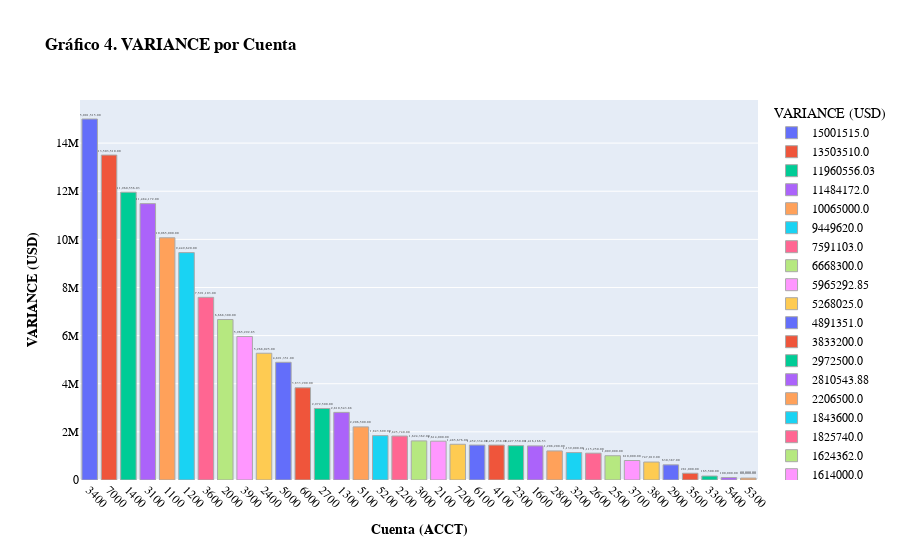

Notebook source saved alongside this figure:
### Code cell
import plotly.express as px
import pandas as pd
df_plot = df_CostReport4[df_CostReport4['REF'].isin(['Cuenta General'])].copy()

df_plot = df_plot.sort_values('VARIANCE', ascending=False)
fig = px.bar(
    df_plot,
    x='ACCT',
    y='VARIANCE',
    color='VARIANCE',
    color_continuous_scale='thermal', 
    title='<b>Gráfico 4. VARIANCE por Cuenta </b>',
    labels={'VARIANCE': 'VARIANCE (USD)', 'ACCT': 'Cuenta'},
    hover_data=['BUDGET', 'COST TO DATE', 'REF'],
    text='VARIANCE',
)
fig.update_layout(  
    font=dict(family='Arial', size=12, color='black'),
    xaxis=dict(title='<b>Cuenta (ACCT)</b>', tickangle=45),
    yaxis=dict(title='<b>VARIANCE (USD)</b>'),
    hoverlabel=dict(bgcolor='white', font_size=12),
    coloraxis_colorbar=dict(title='VARIANCE'),
)
fig.update_traces(
    texttemplate='%{text:,.2f}',
    textposition='outside',
    marker=dict(line=dict(color='darkgray', width=1)),
)

fig.show()

### Figure 1 — Plotly figure (JSON) as saved in the notebook; plotly's stock layout.template omitted (floating-point values rounded to 4 significant figures)
{"data": [{"customdata": [[15001515, 0, "Cuenta General"]], "hovertemplate": "VARIANCE (USD)=%{text}<br>Cuenta=%{x}<br>BUDGET=%{customdata[0]}<br>COST TO DATE=%{customdata[1]}<br>REF=%{customdata[2]}<extra></extra>", "legendgroup": "15001515.0", "marker": {"color": "#636efa", "line": {"color": "darkgray", "width": 1}, "pattern": {"shape": ""}}, "name": "15001515.0", "orientation": "v", "showlegend": true, "text": [15001515], "textposition": "outside", "texttemplate": "%{text:,.2f}", "type": "bar", "x": ["3400"], "xaxis": "x", "y": [15001515], "yaxis": "y"}, {"customdata": [[13503510, 0, "Cuenta General"]], "hovertemplate": "VARIANCE (USD)=%{text}<br>Cuenta=%{x}<br>BUDGET=%{customdata[0]}<br>COST TO DATE=%{customdata[1]}<br>REF=%{customdata[2]}<extra></extra>", "legendgroup": "13503510.0", "marker": {"color": "#EF553B", "line": {"color": "darkgray", "width": 1}, "pattern": {"shape": ""}}, "name": "13503510.0", "orientation": "v", "showlegend": true, "text": [13503510], "textposition": "outside", "texttemplate": "%{text:,.2f}", "type": "bar", "x": ["7000"], "xaxis": "x", "y": [13503510], "yaxis": "y"}, {"customdata": [[11960000.0, 0, "Cuenta General"]], "hovertemplate": "VARIANCE (USD)=%{text}<br>Cuenta=%{x}<br>BUDGET=%{customdata[0]}<br>COST TO DATE=%{customdata[1]}<br>REF=%{customdata[2]}<extra></extra>", "legendgroup": "11960556.03", "marker": {"color": "#00cc96", "line": {"color": "darkgray", "width": 1}, "pattern": {"shape": ""}}, "name": "11960556.03", "orientation": "v", "showlegend": true, "text": [11960000.0], "textposition": "outside", "texttemplate": "%{text:,.2f}", "type": "bar", "x": ["1400"], "xaxis": "x", "y": [11960000.0], "yaxis": "y"}, {"customdata": [[11484172, 0, "Cuenta General"]], "hovertemplate": "VARIANCE (USD)=%{text}<br>Cuenta=%{x}<br>BUDGET=%{customdata[0]}<br>COST TO DATE=%{customdata[1]}<br>REF=%{customdata[2]}<extra></extra>", "legendgroup": "11484172.0", "marker": {"color": "#ab63fa", "line": {"color": "darkgray", "width": 1}, "pattern": {"shape": ""}}, "name": "11484172.0", "orientation": "v", "showlegend": true, "text": [11484172], "textposition": "outside", "texttemplate": "%{text:,.2f}", "type": "bar", "x": ["3100"], "xaxis": "x", "y": [11484172], "yaxis": "y"}, {"customdata": [[10065000, 0, "Cuenta General"]], "hovertemplate": "VARIANCE (USD)=%{text}<br>Cuenta=%{x}<br>BUDGET=%{customdata[0]}<br>COST TO DATE=%{customdata[1]}<br>REF=%{customdata[2]}<extra></extra>", "legendgroup": "10065000.0", "marker": {"color": "#FFA15A", "line": {"color": "darkgray", "width": 1}, "pattern": {"shape": ""}}, "name": "10065000.0", "orientation": "v", "showlegend": true, "text": [10065000], "textposition": "outside", "texttemplate": "%{text:,.2f}", "type": "bar", "x": ["1100"], "xaxis": "x", "y": [10065000], "yaxis": "y"}, {"customdata": [[9449620, 0, "Cuenta General"]], "hovertemplate": "VARIANCE (USD)=%{text}<br>Cuenta=%{x}<br>BUDGET=%{customdata[0]}<br>COST TO DATE=%{customdata[1]}<br>REF=%{customdata[2]}<extra></extra>", "legendgroup": "9449620.0", "marker": {"color": "#19d3f3", "line": {"color": "darkgray", "width": 1}, "pattern": {"shape": ""}}, "name": "9449620.0", "orientation": "v", "showlegend": true, "text": [9449620], "textposition": "outside", "texttemplate": "%{text:,.2f}", "type": "bar", "x": ["1200"], "xaxis": "x", "y": [9449620], "yaxis": "y"}, {"customdata": [[7591103, 0, "Cuenta General"]], "hovertemplate": "VARIANCE (USD)=%{text}<br>Cuenta=%{x}<br>BUDGET=%{customdata[0]}<br>COST TO DATE=%{customdata[1]}<br>REF=%{customdata[2]}<extra></extra>", "legendgroup": "7591103.0", "marker": {"color": "#FF6692", "line": {"color": "darkgray", "width": 1}, "pattern": {"shape": ""}}, "name": "7591103.0", "orientation": "v", "showlegend": true, "text": [7591103], "textposition": "outside", "texttemplate": "%{text:,.2f}", "type": "bar", "x": ["3600"], "xaxis": "x", "y": [7591103], "yaxis": "y"}, {"customdata": [[6668300, 0, "Cuenta General"]], "hovertemplate": "VARIANCE (USD)=%{text}<br>Cuenta=%{x}<br>BUDGET=%{customdata[0]}<br>COST TO DATE=%{customdata[1]}<br>REF=%{customdata[2]}<extra></extra>", "legendgroup": "6668300.0", "marker": {"color": "#B6E880", "line": {"color": "darkgray", "width": 1}, "pattern": {"shape": ""}}, "name": "6668300.0", "orientation": "v", "showlegend": true, "text": [6668300], "textposition": "outside", "texttemplate": "%{text:,.2f}", "type": "bar", "x": ["2000"], "xaxis": "x", "y": [6668300], "yaxis": "y"}, {"customdata": [[5965000.0, 0, "Cuenta General"]], "hovertemplate": "VARIANCE (USD)=%{text}<br>Cuenta=%{x}<br>BUDGET=%{customdata[0]}<br>COST TO DATE=%{customdata[1]}<br>REF=%{customdata[2]}<extra></extra>", "legendgroup": "5965292.85", "marker": {"color": "#FF97FF", "line": {"color": "darkgray", "width": 1}, "pattern": {"shape": ""}}, "name": "5965292.85", "orientation": "v", "showlegend": true, "text": [5965000.0], "textposition": "outside", "texttemplate": "%{text:,.2f}", "type": "bar", "x": ["3900"], "xaxis": "x", "y": [5965000.0], "yaxis": "y"}, {"customdata": [[5268025, 0, "Cuenta General"]], "hovertemplate": "VARIANCE (USD)=%{text}<br>Cuenta=%{x}<br>BUDGET=%{customdata[0]}<br>COST TO DATE=%{customdata[1]}<br>REF=%{customdata[2]}<extra></extra>", "legendgroup": "5268025.0", "marker": {"color": "#FECB52", "line": {"color": "darkgray", "width": 1}, "pattern": {"shape": ""}}, "name": "5268025.0", "orientation": "v", "showlegend": true, "text": [5268025], "textposition": "outside", "texttemplate": "%{text:,.2f}", "type": "bar", "x": ["2400"], "xaxis": "x", "y": [5268025], "yaxis": "y"}, {"customdata": [[4891351, 0, "Cuenta General"]], "hovertemplate": "VARIANCE (USD)=%{text}<br>Cuenta=%{x}<br>BUDGET=%{customdata[0]}<br>COST TO DATE=%{customdata[1]}<br>REF=%{customdata[2]}<extra></extra>", "legendgroup": "4891351.0", "marker": {"color": "#636efa", "line": {"color": "darkgray", "width": 1}, "pattern": {"shape": ""}}, "name": "4891351.0", "orientation": "v", "showlegend": true, "text": [4891351], "textposition": "outside", "texttemplate": "%{text:,.2f}", "type": "bar", "x": ["5000"], "xaxis": "x", "y": [4891351], "yaxis": "y"}, {"customdata": [[3833200, 0, "Cuenta General"]], "hovertemplate": "VARIANCE (USD)=%{text}<br>Cuenta=%{x}<br>BUDGET=%{customdata[0]}<br>COST TO DATE=%{customdata[1]}<br>REF=%{customdata[2]}<extra></extra>", "legendgroup": "3833200.0", "marker": {"color": "#EF553B", "line": {"color": "darkgray", "width": 1}, "pattern": {"shape": ""}}, "name": "3833200.0", "orientation": "v", "showlegend": true, "text": [3833200], "textposition": "outside", "texttemplate": "%{text:,.2f}", "type": "bar", "x": ["6000"], "xaxis": "x", "y": [3833200], "yaxis": "y"}, {"customdata": [[2972500, 0, "Cuenta General"]], "hovertemplate": "VARIANCE (USD)=%{text}<br>Cuenta=%{x}<br>BUDGET=%{customdata[0]}<br>COST TO DATE=%{customdata[1]}<br>REF=%{customdata[2]}<extra></extra>", "legendgroup": "2972500.0", "marker": {"color": "#00cc96", "line": {"color": "darkgray", "width": 1}, "pattern": {"shape": ""}}, "name": "2972500.0", "orientation": "v", "showlegend": true, "text": [2972500], "textposition": "outside", "texttemplate": "%{text:,.2f}", "type": "bar", "x": ["2700"], "xaxis": "x", "y": [2972500], "yaxis": "y"}, {"customdata": [[2811000.0, 0, "Cuenta General"]], "hovertemplate": "VARIANCE (USD)=%{text}<br>Cuenta=%{x}<br>BUDGET=%{customdata[0]}<br>COST TO DATE=%{customdata[1]}<br>REF=%{customdata[2]}<extra></extra>", "legendgroup": "2810543.88", "marker": {"color": "#ab63fa", "line": {"color": "darkgray", "width": 1}, "pattern": {"shape": ""}}, "name": "2810543.88", "orientation": "v", "showlegend": true, "text": [2811000.0], "textposition": "outside", "texttemplate": "%{text:,.2f}", "type": "bar", "x": ["1300"], "xaxis": "x", "y": [2811000.0], "yaxis": "y"}, {"customdata": [[2206500, 0, "Cuenta General"]], "hovertemplate": "VARIANCE (USD)=%{text}<br>Cuenta=%{x}<br>BUDGET=%{customdata[0]}<br>COST TO DATE=%{customdata[1]}<br>REF=%{customdata[2]}<extra></extra>", "legendgroup": "2206500.0", "marker": {"color": "#FFA15A", "line": {"color": "darkgray", "width": 1}, "pattern": {"shape": ""}}, "name": "2206500.0", "orientation": "v", "showlegend": true, "text": [2206500], "textposition": "outside", "texttemplate": "%{text:,.2f}", "type": "bar", "x": ["5100"], "xaxis": "x", "y": [2206500], "yaxis": "y"}, {"customdata": [[1843600, 0, "Cuenta General"]], "hovertemplate": "VARIANCE (USD)=%{text}<br>Cuenta=%{x}<br>BUDGET=%{customdata[0]}<br>COST TO DATE=%{customdata[1]}<br>REF=%{customdata[2]}<extra></extra>", "legendgroup": "1843600.0", "marker": {"color": "#19d3f3", "line": {"color": "darkgray", "width": 1}, "pattern": {"shape": ""}}, "name": "1843600.0", "orientation": "v", "showlegend": true, "text": [1843600], "textposition": "outside", "texttemplate": "%{text:,.2f}", "type": "bar", "x": ["5200"], "xaxis": "x", "y": [1843600], "yaxis": "y"}, {"customdata": [[1825740, 0, "Cuenta General"]], "hovertemplate": "VARIANCE (USD)=%{text}<br>Cuenta=%{x}<br>BUDGET=%{customdata[0]}<br>COST TO DATE=%{customdata[1]}<br>REF=%{customdata[2]}<extra></extra>", "legendgroup": "1825740.0", "marker": {"color": "#FF6692", "line": {"color": "darkgray", "width": 1}, "pattern": {"shape": ""}}, "name": "1825740.0", "orientation": "v", "showlegend": true, "text": [1825740], "textposition": "outside", "texttemplate": "%{text:,.2f}", "type": "bar", "x": ["2200"], "xaxis": "x", "y": [1825740], "yaxis": "y"}, {"customdata": [[1624362, 0, "Cuenta General"]], "hovertemplate": "VARIANCE (USD)=%{text}<br>Cuenta=%{x}<br>BUDGET=%{customdata[0]}<br>COST TO DATE=%{customdata[1]}<br>REF=%{customdata[2]}<extra></extra>", "legendgroup": "1624362.0", "marker": {"color": "#B6E880", "line": {"color": "darkgray", "width": 1}, "pattern": {"shape": ""}}, "name": "1624362.0", "orientation": "v", "showlegend": true, "text": [1624362], "textposition": "outside", "texttemplate": "%{text:,.2f}", "type": "bar", "x": ["3000"], "xaxis": "x", "y": [1624362], "yaxis": "y"}, {"customdata": [[1614000, 0, "Cuenta General"]], "hovertemplate": "VARIANCE (USD)=%{text}<br>Cuenta=%{x}<br>BUDGET=%{customdata[0]}<br>COST TO DATE=%{customdata[1]}<br>REF=%{customdata[2]}<extra></extra>", "legendgroup": "1614000.0", "marker": {"color": "#FF97FF", "line": {"color": "darkgray", "width": 1}, "pattern": {"shape": ""}}, "name": "1614000.0", "orientation": "v", "showlegend": true, "text": [1614000], "textposition": "outside", "texttemplate": "%{text:,.2f}", "type": "bar", "x": ["2100"], "xaxis": "x", "y": [1614000], "yaxis": "y"}, {"customdata": [[1485676, 0, "Cuenta General"]], "hovertemplate": "VARIANCE (USD)=%{text}<br>Cuenta=%{x}<br>BUDGET=%{customdata[0]}<br>COST TO DATE=%{customdata[1]}<br>REF=%{customdata[2]}<extra></extra>", "legendgroup": "1485676.0", "marker": {"color": "#FECB52", "line": {"color": "darkgray", "width": 1}, "pattern": {"shape": ""}}, "name": "1485676.0", "orientation": "v", "showlegend": true, "text": [1485676], "textposition": "outside", "texttemplate": "%{text:,.2f}", "type": "bar", "x": ["7200"], "xaxis": "x", "y": [1485676], "yaxis": "y"}, {"customdata": [[1452334, 0, "Cuenta General"]], "hovertemplate": "VARIANCE (USD)=%{text}<br>Cuenta=%{x}<br>BUDGET=%{customdata[0]}<br>COST TO DATE=%{customdata[1]}<br>REF=%{customdata[2]}<extra></extra>", "legendgroup": "1452334.0", "marker": {"color": "#636efa", "line": {"color": "darkgray", "width": 1}, "pattern": {"shape": ""}}, "name": "1452334.0", "orientation": "v", "showlegend": true, "text": [1452334], "textposition": "outside", "texttemplate": "%{text:,.2f}", "type": "bar", "x": ["6100"], "xaxis": "x", "y": [1452334], "yaxis": "y"}, {"customdata": [[1451938, 0, "Cuenta General"]], "hovertemplate": "VARIANCE (USD)=%{text}<br>Cuenta=%{x}<br>BUDGET=%{customdata[0]}<br>COST TO DATE=%{customdata[1]}<br>REF=%{customdata[2]}<extra></extra>", "legendgroup": "1451938.0", "marker": {"color": "#EF553B", "line": {"color": "darkgray", "width": 1}, "pattern": {"shape": ""}}, "name": "1451938.0", "orientation": "v", "showlegend": true, "text": [1451938], "textposition": "outside", "texttemplate": "%{text:,.2f}", "type": "bar", "x": ["4100"], "xaxis": "x", "y": [1451938], "yaxis": "y"}, {"customdata": [[1427550, 0, "Cuenta General"]], "hovertemplate": "VARIANCE (USD)=%{text}<br>Cuenta=%{x}<br>BUDGET=%{customdata[0]}<br>COST TO DATE=%{customdata[1]}<br>REF=%{customdata[2]}<extra></extra>", "legendgroup": "1427550.0", "marker": {"color": "#00cc96", "line": {"color": "darkgray", "width": 1}, "pattern": {"shape": ""}}, "name": "1427550.0", "orientation": "v", "showlegend": true, "text": [1427550], "textposition": "outside", "texttemplate": "%{text:,.2f}", "type": "bar", "x": ["2300"], "xaxis": "x", "y": [1427550], "yaxis": "y"}, {"customdata": [[1416000.0, 0, "Cuenta General"]], "hovertemplate": "VARIANCE (USD)=%{text}<br>Cuenta=%{x}<br>BUDGET=%{customdata[0]}<br>COST TO DATE=%{customdata[1]}<br>REF=%{customdata[2]}<extra></extra>", "legendgroup": "1416166.53", "marker": {"color": "#ab63fa", "line": {"color": "darkgray", "width": 1}, "pattern": {"shape": ""}}, "name": "1416166.53", "orientation": "v", "showlegend": true, "text": [1416000.0], "textposition": "outside", "texttemplate": "%{text:,.2f}", "type": "bar", "x": ["1600"], "xaxis": "x", "y": [1416000.0], "yaxis": "y"}, {"customdata": [[1208200, 0, "Cuenta General"]], "hovertemplate": "VARIANCE (USD)=%{text}<br>Cuenta=%{x}<br>BUDGET=%{customdata[0]}<br>COST TO DATE=%{customdata[1]}<br>REF=%{customdata[2]}<extra></extra>", "legendgroup": "1208200.0", "marker": {"color": "#FFA15A", "line": {"color": "darkgray", "width": 1}, "pattern": {"shape": ""}}, "name": "1208200.0", "orientation": "v", "showlegend": true, "text": [1208200], "textposition": "outside", "texttemplate": "%{text:,.2f}", "type": "bar", "x": ["2800"], "xaxis": "x", "y": [1208200], "yaxis": "y"}, {"customdata": [[1139000, 0, "Cuenta General"]], "hovertemplate": "VARIANCE (USD)=%{text}<br>Cuenta=%{x}<br>BUDGET=%{customdata[0]}<br>COST TO DATE=%{customdata[1]}<br>REF=%{customdata[2]}<extra></extra>", "legendgroup": "1139000.0", "marker": {"color": "#19d3f3", "line": {"color": "darkgray", "width": 1}, "pattern": {"shape": ""}}, "name": "1139000.0", "orientation": "v", "showlegend": true, "text": [1139000], "textposition": "outside", "texttemplate": "%{text:,.2f}", "type": "bar", "x": ["3200"], "xaxis": "x", "y": [1139000], "yaxis": "y"}, {"customdata": [[1115250, 0, "Cuenta General"]], "hovertemplate": "VARIANCE (USD)=%{text}<br>Cuenta=%{x}<br>BUDGET=%{customdata[0]}<br>COST TO DATE=%{customdata[1]}<br>REF=%{customdata[2]}<extra></extra>", "legendgroup": "1115250.0", "marker": {"color": "#FF6692", "line": {"color": "darkgray", "width": 1}, "pattern": {"shape": ""}}, "name": "1115250.0", "orientation": "v", "showlegend": true, "text": [1115250], "textposition": "outside", "texttemplate": "%{text:,.2f}", "type": "bar", "x": ["2600"], "xaxis": "x", "y": [1115250], "yaxis": "y"}, {"customdata": [[1009000, 0, "Cuenta General"]], "hovertemplate": "VARIANCE (USD)=%{text}<br>Cuenta=%{x}<br>BUDGET=%{customdata[0]}<br>COST TO DATE=%{customdata[1]}<br>REF=%{customdata[2]}<extra></extra>", "legendgroup": "1009000.0", "marker": {"color": "#B6E880", "line": {"color": "darkgray", "width": 1}, "pattern": {"shape": ""}}, "name": "1009000.0", "orientation": "v", "showlegend": true, "text": [1009000], "textposition": "outside", "texttemplate": "%{text:,.2f}", "type": "bar", "x": ["2500"], "xaxis": "x", "y": [1009000], "yaxis": "y"}, {"customdata": [[810000, 0, "Cuenta General"]], "hovertemplate": "VARIANCE (USD)=%{text}<br>Cuenta=%{x}<br>BUDGET=%{customdata[0]}<br>COST TO DATE=%{customdata[1]}<br>REF=%{customdata[2]}<extra></extra>", "legendgroup": "810000.0", "marker": {"color": "#FF97FF", "line": {"color": "darkgray", "width": 1}, "pattern": {"shape": ""}}, "name": "810000.0", "orientation": "v", "showlegend": true, "text": [810000], "textposition": "outside", "texttemplate": "%{text:,.2f}", "type": "bar", "x": ["3700"], "xaxis": "x", "y": [810000], "yaxis": "y"}, {"customdata": [[747019, 0, "Cuenta General"]], "hovertemplate": "VARIANCE (USD)=%{text}<br>Cuenta=%{x}<br>BUDGET=%{customdata[0]}<br>COST TO DATE=%{customdata[1]}<br>REF=%{customdata[2]}<extra></extra>", "legendgroup": "747019.0", "marker": {"color": "#FECB52", "line": {"color": "darkgray", "width": 1}, "pattern": {"shape": ""}}, "name": "747019.0", "orientation": "v", "showlegend": true, "text": [747019], "textposition": "outside", "texttemplate": "%{text:,.2f}", "type": "bar", "x": ["3800"], "xaxis": "x", "y": [747019], "yaxis": "y"}, {"customdata": [[630387, 0, "Cuenta General"]], "hovertemplate": "VARIANCE (USD)=%{text}<br>Cuenta=%{x}<br>BUDGET=%{customdata[0]}<br>COST TO DATE=%{customdata[1]}<br>REF=%{customdata[2]}<extra></extra>", "legendgroup": "630387.0", "marker": {"color": "#636efa", "line": {"color": "darkgray", "width": 1}, "pattern": {"shape": ""}}, "name": "630387.0", "orientation": "v", "showlegend": true, "text": [630387], "textposition": "outside", "texttemplate": "%{text:,.2f}", "type": "bar", "x": ["2900"], "xaxis": "x", "y": [630387], "yaxis": "y"}, {"customdata": [[281000, 0, "Cuenta General"]], "hovertemplate": "VARIANCE (USD)=%{text}<br>Cuenta=%{x}<br>BUDGET=%{customdata[0]}<br>COST TO DATE=%{customdata[1]}<br>REF=%{customdata[2]}<extra></extra>", "legendgroup": "281000.0", "marker": {"color": "#EF553B", "line": {"color": "darkgray", "width": 1}, "pattern": {"shape": ""}}, "name": "281000.0", "orientation": "v", "showlegend": true, "text": [281000], "textposition": "outside", "texttemplate": "%{text:,.2f}", "type": "bar", "x": ["3500"], "xaxis": "x", "y": [281000], "yaxis": "y"}, {"customdata": [[165500, 0, "Cuenta General"]], "hovertemplate": "VARIANCE (USD)=%{text}<br>Cuenta=%{x}<br>BUDGET=%{customdata[0]}<br>COST TO DATE=%{customdata[1]}<br>REF=%{customdata[2]}<extra></extra>", "legendgroup": "165500.0", "marker": {"color": "#00cc96", "line": {"color": "darkgray", "width": 1}, "pattern": {"shape": ""}}, "name": "165500.0", "orientation": "v", "showlegend": true, "text": [165500], "textposition": "outside", "texttemplate": "%{text:,.2f}", "type": "bar", "x": ["3300"], "xaxis": "x", "y": [165500], "yaxis": "y"}, {"customdata": [[100000, 0, "Cuenta General"]], "hovertemplate": "VARIANCE (USD)=%{text}<br>Cuenta=%{x}<br>BUDGET=%{customdata[0]}<br>COST TO DATE=%{customdata[1]}<br>REF=%{customdata[2]}<extra></extra>", "legendgroup": "100000.0", "marker": {"color": "#ab63fa", "line": {"color": "darkgray", "width": 1}, "pattern": {"shape": ""}}, "name": "100000.0", "orientation": "v", "showlegend": true, "text": [100000], "textposition": "outside", "texttemplate": "%{text:,.2f}", "type": "bar", "x": ["5400"], "xaxis": "x", "y": [100000], "yaxis": "y"}, {"customdata": [[80000, 0, "Cuenta General"]], "hovertemplate": "VARIANCE (USD)=%{text}<br>Cuenta=%{x}<br>BUDGET=%{customdata[0]}<br>COST TO DATE=%{customdata[1]}<br>REF=%{customdata[2]}<extra></extra>", "legendgroup": "80000.0", "marker": {"color": "#FFA15A", "line": {"color": "darkgray", "width": 1}, "pattern": {"shape": ""}}, "name": "80000.0", "orientation": "v", "showlegend": true, "text": [80000], "textposition": "outside", "texttemplate": "%{text:,.2f}", "type": "bar", "x": ["5300"], "xaxis": "x", "y": [80000], "yaxis": "y"}], "layout": {"barmode": "relative", "coloraxis": {"colorbar": {"title": {"text": "VARIANCE"}}}, "font": {"color": "black", "family": "Arial", "size": 12}, "hoverlabel": {"bgcolor": "white", "font": {"size": 12}}, "legend": {"title": {"text": "VARIANCE (USD)"}, "tracegroupgap": 0}, "title": {"text": "<b>Gráfico 4. VARIANCE por Cuenta </b>"}, "xaxis": {"anchor": "y", "domain": [0, 1], "tickangle": 45, "title": {"text": "<b>Cuenta (ACCT)</b>"}}, "yaxis": {"anchor": "x", "categoryarray": [80000, 100000, 165500, 281000, 630387, 747019, 810000, 1009000, 1115250, 1139000, 1208200, 1416000.0, 1427550, 1451938, 1452334, 1485676, 1614000, 1624362, 1825740, 1843600, 2206500, 2811000.0, 2972500, 3833200, 4891351, 5268025, 5965000.0, 6668300, 7591103, 9449620, 10065000, 11484172, 11960000.0, 13503510, 15001515], "categoryorder": "array", "domain": [0, 1], "title": {"text": "<b>VARIANCE (USD)</b>"}}}}
